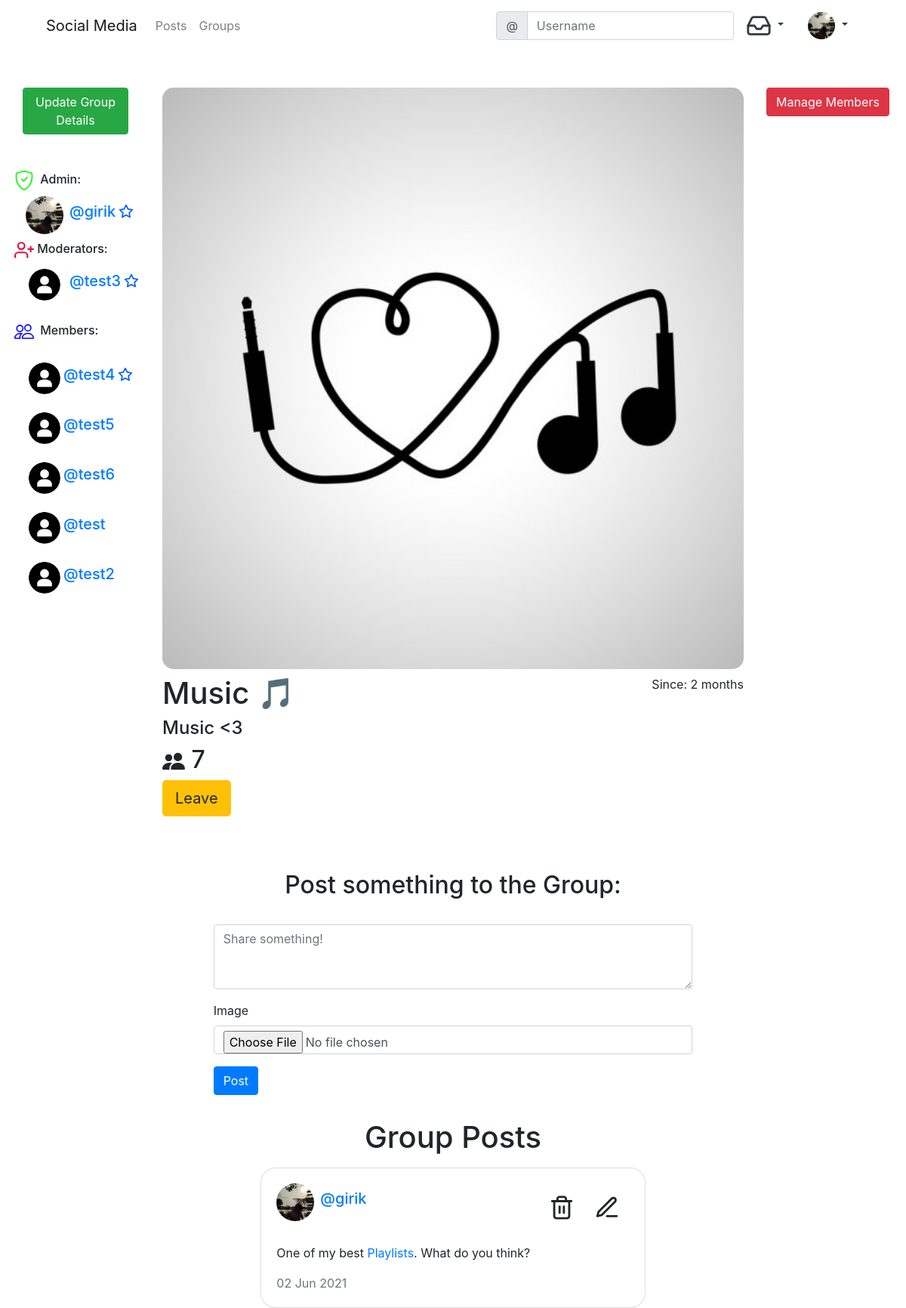
The app's page /groups/music/ (signed in) with its own data.
### social/models.py (models this page shows)
class UserProfile(models.Model):
    user = models.OneToOneField(User, primary_key=True, related_name='profile', on_delete=models.CASCADE)
    name = models.CharField(max_length = 150, blank = True, null = True)
    bio = models.TextField(max_length = 350, blank = True, null = True)
    GENDER_CHOICES = (
        ('', 'Choose Your Gender'),
        ('Male', 'Male'),
        ('Female', 'Female'),
        ('Rather Not Say', 'Rather Not Say')
    )
    gender = models.CharField(max_length=14, choices=GENDER_CHOICES)
    birth_date = models.DateField(blank = True, null = True)
    location = models.CharField(max_length = 150, blank = True, null = True)
    profile_background = models.ImageField(upload_to='uploads/profile_background', default='uploads/profile_background/default.jpg', blank=True)
    profile_pic = models.ImageField(upload_to='uploads/profile_pictures', default='uploads/profile_pictures/default_img.png', blank=True)
    followers = models.ManyToManyField(User, related_name='followers', blank = True)
    verified = models.BooleanField(default=False)

### groups/models.py (models this page shows, shortened)
class Group(models.Model):
    name = models.CharField(max_length=20, unique=True)
    slug = models.SlugField(allow_unicode=True, unique=True)
    description = models.TextField(blank=True, default='')
    admin = models.ForeignKey(User, blank=True, related_name='admin', on_delete= models.CASCADE)
    moderators = models.ManyToManyField(User, blank=True, related_name='group_moderators')
    ban = models.ManyToManyField(User, blank=True, related_name='group_ban')
    members = models.ManyToManyField(User, through='GroupMember')
    cover = models.ImageField(upload_to='uploads/covers', default='uploads/covers/default.jpg', blank=True)
    created_on = models.DateTimeField(auto_now_add=True)
    def __str__(self):
        return self.name
    class Meta():
        ordering = ["-created_on"]

class GroupMember(models.Model):
    group = models.ForeignKey(Group, related_name='membership', on_delete = models.CASCADE)
    user = models.ForeignKey(User, related_name='user_groups', on_delete = models.CASCADE)
    joined_since = models.DateTimeField(auto_now_add=True)
    class Meta():
        unique_together = ('user', 'group')

class GroupPost(models.Model):
    author = models.ForeignKey(User, related_name='group_posts', on_delete=models.CASCADE)
    content = models.TextField()
    image = models.ImageField(upload_to='uploads/groupposts', blank=True, null=True)
    group = models.ForeignKey(Group, related_name='groupposts', null=True, blank=True, on_delete=models.CASCADE)
    timestamp = models.DateTimeField(auto_now=True)
    class Meta:
        ordering = ['-timestamp']

### groups/views.py (the view, shortened to what this page needs)
# urls.py: path('<slug>/', views.DetailGroup.as_view(), name='detail-group'),
class DetailGroup(LoginRequiredMixin, UserPassesTestMixin, DetailView):
    template_name = 'groups/group_detail.html'
    model = models.Group
    def get_context_data(self, **kwargs):
        oldest_members = models.GroupMember.objects.filter(group=self.get_object()).order_by('joined_since')[0:3]
        context = super().get_context_data(**kwargs)
        context['post_form'] = forms.createpostform
        context['oldest_members'] = oldest_members
        return context
    def test_func(self):
        if self.request.user not in self.get_object().ban.all():
            return True

### social/templatetags/custom_tags.py (called while the page is built)
@register.inclusion_tag('notif/notifications.html', takes_context = True)
def show_notifications(context):
    request_user = context['request'].user
    notifications = Notification.objects.filter(to_user=request_user).exclude(user_has_seen=True).order_by('-timestamp')
    return {'notifications':notifications}

### templates/groups/group_detail.html (shortened to what this page needs)
{% extends "base.html" %}
{% load static %}
{% load bootstrap4 %}
{% block LeftContent %}
<div class="container mt-5">
  {% if user == group.admin %}
    <a class="btn btn-success" href="{% url 'update-group' group.slug %}">Update Group Details</a>
  {% endif %}
</div>
<div class="row mt-5 ml-1">
  <h6 class="">
    Admin:
  </h6>
  <div class="col-md-12">
    <img src="{{ group.admin.profile.profile_pic.url }}" class="float-left mr-2" height="50px" width="50px" style="border-radius: 100%;" alt="">
    <h5 class="card-title mt-2"><a href="{% url 'profile_view' pk=group.admin.pk %}">@{{ group.admin.username }}{% for user in oldest_members %}{% if group.admin == user.user %}<i class="mb-1 ml-1" style="color:rgb(0, 89, 255); height:20px; width:20px;" data-feather="star"></i>{% endif %}{% endfor %} </a></h5>
  </div>
  <h6 class="mt-2">
    <i class="mod" data-feather="user-plus"></i>
    Moderators:
  </h6>
  {% for mod in group.moderators.all %}
    <div class="container col-md-12 ">
      <img src="{{ mod.profile.profile_pic.url }}" class="float-left mr-2" height="50px" width="50px" style="border-radius: 100%;" alt="">
      <h5 class="card-title mt-2"><a href="{% url 'profile_view' pk=mod.pk %}">@{{ mod.username }}{% for user in oldest_members %}{% if mod == user.user %}<i class="mb-1 ml-1" style="color:rgb(0, 89, 255); height:20px; width:20px;" data-feather="star"></i>{% endif %}{% endfor %}</a></h5>
    </div>
  {% endfor %}
  <h6 class=" mt-4">
    Members:
  </h6>
  {% for group_user in group.members.all %}
    {% if group_user != group.admin%}
      {% if group_user not in group.moderators.all %}
      <div class="container col-md-12 mt-3">
        <img src="{{ group_user.profile.profile_pic.url }}" class="float-left" height="50px" width="50px" style="border-radius: 100%;" alt="">
        <h5 class="card-title mt-2"><a href="{% url 'profile_view' pk=group_user.pk %}">@{{ group_user.username }}{% for user in oldest_members %}{% if group_user == user.user %}<i class="mb-1 ml-1" style="color:rgb(0, 89, 255); height:20px; width:20px;" data-feather="star"></i>{% endif %}{% endfor %}</a></h5>
      </div>
      {% endif %}
    {% endif %}
  {% endfor %}
</div>
{% endblock LeftContent %}
{% block maincontent %}
<div class="row justify-content-center mt-5">
  <div class="col-md-12">
    <img src="{{ group.cover.url }}"  width="100%" style="border-radius: 15px;" alt="">
  </div>
  <div class="col-md-12 justify-content-center mt-2 mb-2">
    <p class="float-right">Since: {{ group.created_on|timesince }}</p>
    <h1>{{ group.name }}</h1>
    <h4>{{ group.description }}</h4>
    <h2>
    {{ group.members.count }}</h2>
    {% if user in group.members.all %}
    <a href="{% url 'leave' slug=group.slug %}" class="btn btn-lg btn-warning"> Leave</a>
    {% else %}
    <a href="{% url 'join' slug=group.slug %}" class="btn btn-lg btn-success"><span class="fa fa-check-circle-o"></span> Join</a>
    {% endif %}
  </div>
{% if user in group.members.all %}
<div class="col-md-10 mt-5 p-3">
  <h2 class="text-center">Post something to the Group:</h2>
  <form method="POST" enctype="multipart/form-data">
    {% bootstrap_form post_form %}
    <input class="btn btn-primary" type="submit" value="Post">
    </form>
</div>
{% else %}
<p>Join to Post something in the group</p>
{% endif %}
  <div class="container col-md-12 mt-3">
    <h1 class="text-center">Group Posts</h1>
  <div class="row justify-content-center">
    <div class="col-md-1"></div>
    <div class="col-md-10">
    {% for post in group.groupposts.all %}
      <div class="card mt-2" style="width: 80%; margin-left: 10%; border-radius: 20px;">
        <div class="card-body">
          {% if not post.image %}
          <a href="{% url 'profile_view' pk=post.author.pk %}"><img src="{{ post.author.profile.profile_pic.url }}" class="float-left mr-2" height="50px" width="50px" style="border-radius: 100%;" alt="">
          <h5 class="card-title mt-2 ml-5">@{{ post.author.username }}
            {% if user == post.author %}
            <a class="btn round_img float-right" href="{% url 'edit-group-post' pk=post.pk %}">
              <i data-feather="edit-3"></i>
            </a>
            {% endif %}
            {% if user in group.moderators.all or user == group.admin or user == post.author %}
            <a class="btn round_img float-right" href="{% url 'delete-group-post' pk=post.pk %}">
              <i data-feather="trash-2"></i>
            </a>
            {% endif %}
          </h5></a>
          {% endif %}
          {% if post.image %}
          <p class="card-text mt-1">{{ post.content|safe }}</p>
          {% else %}
          <p class="card-text mt-5">{{ post.content|safe }}</p>
          {% endif %}
          <p class="card-text text-muted">{{ post.timestamp|date:"d M Y" }}</p>
        </div>
      </div>
    {% empty %}
    <p>No posts yet!</p>
  {% endfor %}
    </div>
    <div class="col-md-1"></div>
  </div>
</div>
</div>
{% endblock maincontent %}
{% block RightContent %}
{% if user.username == group.admin.username or user in group.moderators.all %}
<button type="button" class="btn btn-danger mt-5" data-toggle="modal" data-target="#exampleModal">
  Manage Members
</button>
{% endif %}
{% endblock RightContent %}

### templates/base.html (shortened to what this page needs)
<!DOCTYPE html>
{% load static %}
{% load custom_tags %}
<html lang="en" dir="ltr">
  <head>
    <link rel="stylesheet" href="{% static 'css/master.css' %}">
    <link rel="stylesheet" href="https://cdn.jsdelivr.net/npm/bootstrap@4.6.0/dist/css/bootstrap.min.css"
>
  </head>
  <body>
  <div class="container">
    <nav class="MynavigationBar navbar navbar-expand-lg navbar-light sticky">
      <a class="navbar-brand" href="{% if user.is_authenticated %}{% url "post_list" %}{% else %}{% url "home" %}{% endif %}">Social Media</a>
      <div class="collapse navbar-collapse" id="navbarNavDropdown">
        <ul class="navbar-nav mr-auto mt-2 mt-lg-0">
          {% if user.is_authenticated %}
          <li class="nav-item">
            <a class="nav-link" href="{% url "post_list" %}">Posts</a>
          </li>
          <li class="nav-item">
            <a class="nav-link" href="{% url "list-group" %}">Groups</a>
          </li>
          {% endif %}
        </ul>
        <form class="form-inline" action="{% url "search" %}">
          <div class="input-group">
            <div class="input-group-prepend">
              <span class="input-group-text" id="basic-addon1">@</span>
            </div>
            <input type="text" class="form-control" placeholder="Username" aria-label="Username" aria-describedby="basic-addon1" name="query" value="{{ request.GET.query }}">
          </div>
        </form>
        {% if user.is_authenticated %}
        <div class="nav-item dropdown">
          <a class="nav-link dropdown-toggle text-dark" href="#" data-bs-toggle="dropdown"  id="naavbarnotif"  role="button" data-toggle="dropdown" aria-haspopup="true" aria-expanded="false">
            <i data-feather="inbox"></i>
          </a>
        </div>
        {% endif %}
        {% if user.is_authenticated %}
          <div class="nav-item dropdown">
            <a class="nav-link dropdown-toggle text-dark" href="#" data-bs-toggle="dropdown"  id="navbarDropdownMenuLink"  role="button" data-toggle="dropdown" aria-haspopup="true" aria-expanded="false">
              <img src="{{ user.profile.profile_pic.url }}" class="round_img" height="36" widht="36" alt="img not loaded">
            </a>
          </div>
          {% endif %}
      </div>
    </nav>
</div>
<div class="container-fluid">
<div class="row">
  <div class="col-lg-2 col-md-2 col-sm-12">
  {% block LeftContent %}
  {% endblock %}
  </div>
  <div class="col-lg-8 col-md-10 col-sm-12">
  {% block maincontent %}
  {% endblock %}
  </div>
  <div class="col-lg-2 col-md-12 col-sm-12">
  {% block RightContent %}
  {% endblock %}
  </div>
</div>
</div>
  </body>
</html>

### static_in_venv/css/master.css (style rules this page uses)
.round_img { border-radius: 100%; }
.feather { width: 34px; height: 34px; stroke: currentColor; stroke-width: 2; stroke-linecap: round; stroke-linejoin: round; fill: none; }
.mod { height: 26px; width: 26px; color: crimson; }

### records on screen
Group: admin.profile.profile_pic (picture), admin.username "girik", cover (picture), created_on "2 months", name "Music 🎵", description "Music <3", members.count "7"
GroupPost: author.profile.profile_pic (picture), author.username "girik", content "One of my best Playlists . What do you think?", timestamp "02 Jun 2021"

### other values on screen
{{ mod.username }} "test3"
{{ group_user.username }} "test4"
{{ group_user.username }} "test5"
{{ group_user.username }} "test6"
{{ group_user.username }} "test"
{{ group_user.username }} "test2"
